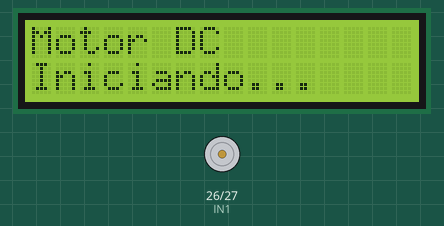
A sketch run on a simulated ESP32. On the bench: 16×2 character LCD, motor-driver pin pairs drawn as motors (green arrow = first pin HIGH = forward, orange = second pin HIGH = backward, longer = more drive, scaled by the enable pin).

Above: at 0.1 s.
At 1.2 s:
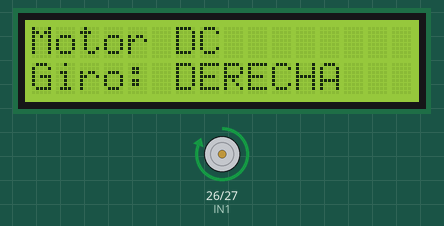
At 4.7 s:
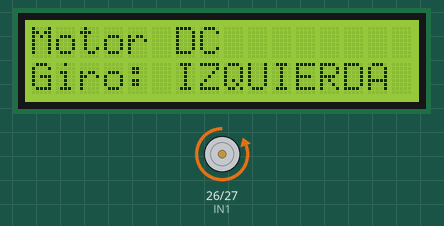
At 7.7 s:
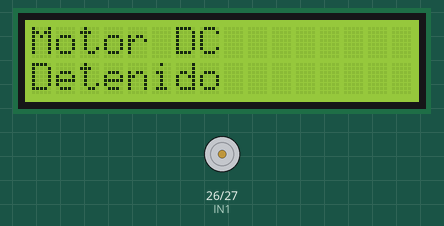
Timing chart, 0 to 40.0 s (numbered marks = the images above):
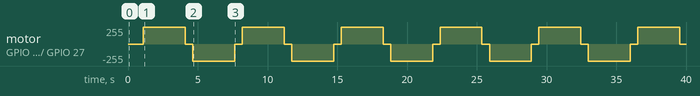

Measured:
- by itself, motor on GPIO 26 (IN1) / GPIO 27 (IN2): repeats every 7.1 s: stopped 0.54 s, backward 255/255 3.0 s, stopped 0.54 s, forward 255/255 3.0 s
- what the display in image 1 shows lasts 3.0 s, from 1.1 s to 4.1 s

The sketch:

motor_dc_lcd.ino
```cpp
#include <Wire.h>
#include <LiquidCrystal_I2C.h>


const int IN1 = 26;
const int IN2 = 27;
const int ENA = 25;


const unsigned long TIEMPO_GIRO = 3000;
const unsigned long TIEMPO_PAUSA = 500;

LiquidCrystal_I2C lcd(0x27, 16, 2);

void mostrar(const char* sentido) {
  lcd.clear();
  lcd.setCursor(0, 0);
  lcd.print("Motor DC");
  lcd.setCursor(0, 1);
  lcd.print(sentido);
}

void detener() {
  digitalWrite(IN1, LOW);
  digitalWrite(IN2, LOW);
}

void girarDerecha() {
  digitalWrite(IN1, HIGH);
  digitalWrite(IN2, LOW);
}

void girarIzquierda() {
  digitalWrite(IN1, LOW);
  digitalWrite(IN2, HIGH);
}

void setup() {
  pinMode(IN1, OUTPUT);
  pinMode(IN2, OUTPUT);
  pinMode(ENA, OUTPUT);
  digitalWrite(ENA, HIGH);
  detener();

  Wire.begin(21, 22);
  lcd.init();
  lcd.backlight();
  mostrar("Iniciando...");
  delay(1000);
}

void loop() {

  mostrar("Giro: DERECHA");
  girarDerecha();
  delay(TIEMPO_GIRO);


  detener();
  mostrar("Detenido");
  delay(TIEMPO_PAUSA);

  mostrar("Giro: IZQUIERDA");
  girarIzquierda();
  delay(TIEMPO_GIRO);


  detener();
  mostrar("Detenido");
  delay(TIEMPO_PAUSA);
}
```
